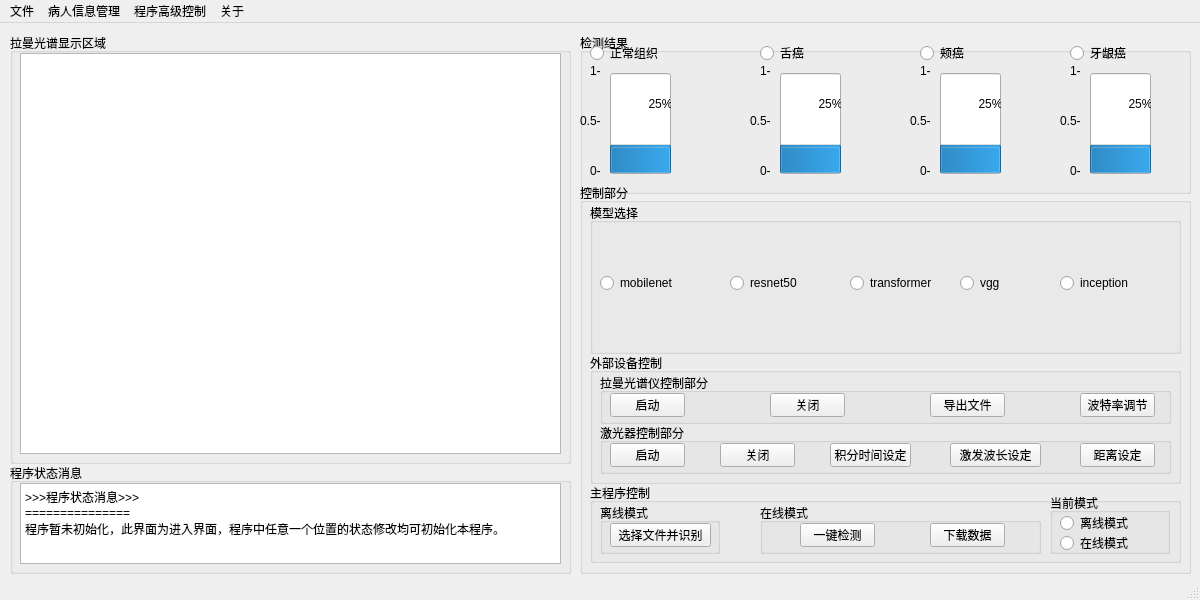
<?xml version="1.0" encoding="UTF-8"?>
<ui version="4.0">
 <class>MainWindow</class>
 <widget class="QMainWindow" name="MainWindow">
  <property name="geometry">
   <rect>
    <x>0</x>
    <y>0</y>
    <width>1200</width>
    <height>600</height>
   </rect>
  </property>
  <property name="minimumSize">
   <size>
    <width>1200</width>
    <height>600</height>
   </size>
  </property>
  <property name="maximumSize">
   <size>
    <width>1200</width>
    <height>600</height>
   </size>
  </property>
  <property name="windowTitle">
   <string>MainWindow</string>
  </property>
  <widget class="QWidget" name="centralwidget">
   <widget class="QGroupBox" name="groupBox">
    <property name="geometry">
     <rect>
      <x>10</x>
      <y>10</y>
      <width>561</width>
      <height>431</height>
     </rect>
    </property>
    <property name="title">
     <string>拉曼光谱显示区域</string>
    </property>
    <widget class="QGraphicsView" name="graphicsView">
     <property name="geometry">
      <rect>
       <x>10</x>
       <y>20</y>
       <width>541</width>
       <height>401</height>
      </rect>
     </property>
    </widget>
   </widget>
   <widget class="QGroupBox" name="groupBox_2">
    <property name="geometry">
     <rect>
      <x>580</x>
      <y>10</y>
      <width>611</width>
      <height>161</height>
     </rect>
    </property>
    <property name="title">
     <string>检测结果</string>
    </property>
    <widget class="QRadioButton" name="radioButton">
     <property name="geometry">
      <rect>
       <x>10</x>
       <y>10</y>
       <width>95</width>
       <height>20</height>
      </rect>
     </property>
     <property name="text">
      <string>正常组织</string>
     </property>
    </widget>
    <widget class="QRadioButton" name="radioButton_2">
     <property name="geometry">
      <rect>
       <x>180</x>
       <y>10</y>
       <width>95</width>
       <height>20</height>
      </rect>
     </property>
     <property name="text">
      <string>舌癌</string>
     </property>
    </widget>
    <widget class="QRadioButton" name="radioButton_3">
     <property name="geometry">
      <rect>
       <x>340</x>
       <y>10</y>
       <width>95</width>
       <height>20</height>
      </rect>
     </property>
     <property name="text">
      <string>颊癌</string>
     </property>
    </widget>
    <widget class="QRadioButton" name="radioButton_4">
     <property name="geometry">
      <rect>
       <x>490</x>
       <y>10</y>
       <width>95</width>
       <height>20</height>
      </rect>
     </property>
     <property name="text">
      <string>牙龈癌</string>
     </property>
    </widget>
    <widget class="QProgressBar" name="progressBar">
     <property name="geometry">
      <rect>
       <x>30</x>
       <y>40</y>
       <width>61</width>
       <height>101</height>
      </rect>
     </property>
     <property name="value">
      <number>25</number>
     </property>
     <property name="alignment">
      <set>Qt::AlignBottom|Qt::AlignJustify</set>
     </property>
     <property name="orientation">
      <enum>Qt::Vertical</enum>
     </property>
    </widget>
    <widget class="QProgressBar" name="progressBar_2">
     <property name="geometry">
      <rect>
       <x>200</x>
       <y>40</y>
       <width>61</width>
       <height>101</height>
      </rect>
     </property>
     <property name="value">
      <number>25</number>
     </property>
     <property name="orientation">
      <enum>Qt::Vertical</enum>
     </property>
    </widget>
    <widget class="QProgressBar" name="progressBar_3">
     <property name="geometry">
      <rect>
       <x>360</x>
       <y>40</y>
       <width>61</width>
       <height>101</height>
      </rect>
     </property>
     <property name="value">
      <number>25</number>
     </property>
     <property name="orientation">
      <enum>Qt::Vertical</enum>
     </property>
    </widget>
    <widget class="QProgressBar" name="progressBar_4">
     <property name="geometry">
      <rect>
       <x>510</x>
       <y>40</y>
       <width>61</width>
       <height>101</height>
      </rect>
     </property>
     <property name="value">
      <number>25</number>
     </property>
     <property name="orientation">
      <enum>Qt::Vertical</enum>
     </property>
    </widget>
    <widget class="QRadioButton" name="radioButton_21">
     <property name="geometry">
      <rect>
       <x>650</x>
       <y>20</y>
       <width>95</width>
       <height>20</height>
      </rect>
     </property>
     <property name="text">
      <string>保留</string>
     </property>
    </widget>
    <widget class="QLabel" name="label_5">
     <property name="geometry">
      <rect>
       <x>0</x>
       <y>80</y>
       <width>31</width>
       <height>16</height>
      </rect>
     </property>
     <property name="text">
      <string>0.5-</string>
     </property>
    </widget>
    <widget class="QLabel" name="label_6">
     <property name="geometry">
      <rect>
       <x>10</x>
       <y>30</y>
       <width>21</width>
       <height>16</height>
      </rect>
     </property>
     <property name="text">
      <string>1-</string>
     </property>
    </widget>
    <widget class="QLabel" name="label_7">
     <property name="geometry">
      <rect>
       <x>10</x>
       <y>130</y>
       <width>21</width>
       <height>16</height>
      </rect>
     </property>
     <property name="text">
      <string>0-</string>
     </property>
    </widget>
    <widget class="QLabel" name="label_8">
     <property name="geometry">
      <rect>
       <x>170</x>
       <y>80</y>
       <width>21</width>
       <height>16</height>
      </rect>
     </property>
     <property name="text">
      <string>0.5-</string>
     </property>
    </widget>
    <widget class="QLabel" name="label_9">
     <property name="geometry">
      <rect>
       <x>180</x>
       <y>30</y>
       <width>21</width>
       <height>16</height>
      </rect>
     </property>
     <property name="text">
      <string>1-</string>
     </property>
    </widget>
    <widget class="QLabel" name="label_10">
     <property name="geometry">
      <rect>
       <x>180</x>
       <y>130</y>
       <width>21</width>
       <height>16</height>
      </rect>
     </property>
     <property name="text">
      <string>0-</string>
     </property>
    </widget>
    <widget class="QLabel" name="label_11">
     <property name="geometry">
      <rect>
       <x>330</x>
       <y>80</y>
       <width>21</width>
       <height>16</height>
      </rect>
     </property>
     <property name="text">
      <string>0.5-</string>
     </property>
    </widget>
    <widget class="QLabel" name="label_12">
     <property name="geometry">
      <rect>
       <x>340</x>
       <y>30</y>
       <width>21</width>
       <height>16</height>
      </rect>
     </property>
     <property name="text">
      <string>1-</string>
     </property>
    </widget>
    <widget class="QLabel" name="label_13">
     <property name="geometry">
      <rect>
       <x>340</x>
       <y>130</y>
       <width>21</width>
       <height>16</height>
      </rect>
     </property>
     <property name="text">
      <string>0-</string>
     </property>
    </widget>
    <widget class="QLabel" name="label_14">
     <property name="geometry">
      <rect>
       <x>480</x>
       <y>80</y>
       <width>21</width>
       <height>16</height>
      </rect>
     </property>
     <property name="text">
      <string>0.5-</string>
     </property>
    </widget>
    <widget class="QLabel" name="label_15">
     <property name="geometry">
      <rect>
       <x>490</x>
       <y>30</y>
       <width>21</width>
       <height>16</height>
      </rect>
     </property>
     <property name="text">
      <string>1-</string>
     </property>
    </widget>
    <widget class="QLabel" name="label_16">
     <property name="geometry">
      <rect>
       <x>490</x>
       <y>130</y>
       <width>21</width>
       <height>16</height>
      </rect>
     </property>
     <property name="text">
      <string>0-</string>
     </property>
    </widget>
   </widget>
   <widget class="QGroupBox" name="groupBox_3">
    <property name="geometry">
     <rect>
      <x>580</x>
      <y>160</y>
      <width>611</width>
      <height>391</height>
     </rect>
    </property>
    <property name="title">
     <string>控制部分</string>
    </property>
    <widget class="QGroupBox" name="groupBox_4">
     <property name="geometry">
      <rect>
       <x>10</x>
       <y>20</y>
       <width>591</width>
       <height>151</height>
      </rect>
     </property>
     <property name="title">
      <string>模型选择</string>
     </property>
     <widget class="QRadioButton" name="radioButton_5">
      <property name="geometry">
       <rect>
        <x>790</x>
        <y>20</y>
        <width>95</width>
        <height>20</height>
       </rect>
      </property>
      <property name="text">
       <string>AlexNet</string>
      </property>
     </widget>
     <widget class="QRadioButton" name="radioButton_6">
      <property name="geometry">
       <rect>
        <x>710</x>
        <y>20</y>
        <width>95</width>
        <height>20</height>
       </rect>
      </property>
      <property name="text">
       <string>DenseNet</string>
      </property>
     </widget>
     <widget class="QRadioButton" name="radioButton_7">
      <property name="geometry">
       <rect>
        <x>630</x>
        <y>20</y>
        <width>95</width>
        <height>20</height>
       </rect>
      </property>
      <property name="text">
       <string>EfficientNet</string>
      </property>
     </widget>
     <widget class="QRadioButton" name="radioButton_8">
      <property name="geometry">
       <rect>
        <x>790</x>
        <y>70</y>
        <width>95</width>
        <height>20</height>
       </rect>
      </property>
      <property name="text">
       <string>MobileNet</string>
      </property>
     </widget>
     <widget class="QRadioButton" name="radioButton_9">
      <property name="geometry">
       <rect>
        <x>710</x>
        <y>110</y>
        <width>95</width>
        <height>20</height>
       </rect>
      </property>
      <property name="text">
       <string>GhostNet</string>
      </property>
     </widget>
     <widget class="QRadioButton" name="radioButton_10">
      <property name="geometry">
       <rect>
        <x>630</x>
        <y>50</y>
        <width>95</width>
        <height>20</height>
       </rect>
      </property>
      <property name="text">
       <string>Inception</string>
      </property>
     </widget>
     <widget class="QRadioButton" name="radioButton_11">
      <property name="geometry">
       <rect>
        <x>710</x>
        <y>50</y>
        <width>95</width>
        <height>20</height>
       </rect>
      </property>
      <property name="text">
       <string>SqueezeNet</string>
      </property>
     </widget>
     <widget class="QRadioButton" name="radioButton_12">
      <property name="geometry">
       <rect>
        <x>710</x>
        <y>70</y>
        <width>95</width>
        <height>20</height>
       </rect>
      </property>
      <property name="text">
       <string>ResNet</string>
      </property>
     </widget>
     <widget class="QRadioButton" name="radioButton_13">
      <property name="geometry">
       <rect>
        <x>630</x>
        <y>70</y>
        <width>95</width>
        <height>20</height>
       </rect>
      </property>
      <property name="text">
       <string>ShuffleNet</string>
      </property>
     </widget>
     <widget class="QRadioButton" name="radioButton_14">
      <property name="geometry">
       <rect>
        <x>790</x>
        <y>110</y>
        <width>95</width>
        <height>20</height>
       </rect>
      </property>
      <property name="text">
       <string>PCA+LDA</string>
      </property>
     </widget>
     <widget class="QRadioButton" name="radioButton_15">
      <property name="geometry">
       <rect>
        <x>790</x>
        <y>50</y>
        <width>95</width>
        <height>20</height>
       </rect>
      </property>
      <property name="text">
       <string>Transformer</string>
      </property>
     </widget>
     <widget class="QRadioButton" name="radioButton_16">
      <property name="geometry">
       <rect>
        <x>790</x>
        <y>90</y>
        <width>95</width>
        <height>20</height>
       </rect>
      </property>
      <property name="text">
       <string>VggNet</string>
      </property>
     </widget>
     <widget class="QRadioButton" name="radioButton_17">
      <property name="geometry">
       <rect>
        <x>710</x>
        <y>90</y>
        <width>95</width>
        <height>20</height>
       </rect>
      </property>
      <property name="text">
       <string>RexNeXt</string>
      </property>
     </widget>
     <widget class="QRadioButton" name="radioButton_18">
      <property name="geometry">
       <rect>
        <x>630</x>
        <y>90</y>
        <width>95</width>
        <height>20</height>
       </rect>
      </property>
      <property name="text">
       <string>PCA+SVM</string>
      </property>
     </widget>
     <widget class="QRadioButton" name="radioButton_22">
      <property name="geometry">
       <rect>
        <x>10</x>
        <y>70</y>
        <width>95</width>
        <height>20</height>
       </rect>
      </property>
      <property name="text">
       <string>mobilenet</string>
      </property>
     </widget>
     <widget class="QRadioButton" name="radioButton_23">
      <property name="geometry">
       <rect>
        <x>140</x>
        <y>70</y>
        <width>95</width>
        <height>20</height>
       </rect>
      </property>
      <property name="text">
       <string>resnet50</string>
      </property>
     </widget>
     <widget class="QRadioButton" name="radioButton_24">
      <property name="geometry">
       <rect>
        <x>260</x>
        <y>70</y>
        <width>95</width>
        <height>20</height>
       </rect>
      </property>
      <property name="text">
       <string>transformer</string>
      </property>
     </widget>
     <widget class="QRadioButton" name="radioButton_25">
      <property name="geometry">
       <rect>
        <x>370</x>
        <y>70</y>
        <width>95</width>
        <height>20</height>
       </rect>
      </property>
      <property name="text">
       <string>vgg</string>
      </property>
     </widget>
     <widget class="QRadioButton" name="radioButton_26">
      <property name="geometry">
       <rect>
        <x>470</x>
        <y>70</y>
        <width>95</width>
        <height>20</height>
       </rect>
      </property>
      <property name="text">
       <string>inception</string>
      </property>
     </widget>
    </widget>
    <widget class="QGroupBox" name="groupBox_5">
     <property name="geometry">
      <rect>
       <x>10</x>
       <y>170</y>
       <width>591</width>
       <height>131</height>
      </rect>
     </property>
     <property name="title">
      <string>外部设备控制</string>
     </property>
     <widget class="QGroupBox" name="groupBox_6">
      <property name="geometry">
       <rect>
        <x>10</x>
        <y>20</y>
        <width>571</width>
        <height>51</height>
       </rect>
      </property>
      <property name="title">
       <string>拉曼光谱仪控制部分</string>
      </property>
      <widget class="QPushButton" name="pushButton_2">
       <property name="geometry">
        <rect>
         <x>10</x>
         <y>20</y>
         <width>75</width>
         <height>24</height>
        </rect>
       </property>
       <property name="text">
        <string>启动</string>
       </property>
      </widget>
      <widget class="QPushButton" name="pushButton_3">
       <property name="geometry">
        <rect>
         <x>170</x>
         <y>20</y>
         <width>75</width>
         <height>24</height>
        </rect>
       </property>
       <property name="text">
        <string>关闭</string>
       </property>
      </widget>
      <widget class="QPushButton" name="pushButton_4">
       <property name="geometry">
        <rect>
         <x>330</x>
         <y>20</y>
         <width>75</width>
         <height>24</height>
        </rect>
       </property>
       <property name="text">
        <string>导出文件</string>
       </property>
      </widget>
      <widget class="QPushButton" name="pushButton_7">
       <property name="geometry">
        <rect>
         <x>480</x>
         <y>20</y>
         <width>75</width>
         <height>24</height>
        </rect>
       </property>
       <property name="text">
        <string>波特率调节</string>
       </property>
      </widget>
     </widget>
     <widget class="QGroupBox" name="groupBox_7">
      <property name="geometry">
       <rect>
        <x>10</x>
        <y>70</y>
        <width>571</width>
        <height>51</height>
       </rect>
      </property>
      <property name="title">
       <string>激光器控制部分</string>
      </property>
      <widget class="QPushButton" name="pushButton_5">
       <property name="geometry">
        <rect>
         <x>10</x>
         <y>20</y>
         <width>75</width>
         <height>24</height>
        </rect>
       </property>
       <property name="text">
        <string>启动</string>
       </property>
      </widget>
      <widget class="QPushButton" name="pushButton_6">
       <property name="geometry">
        <rect>
         <x>120</x>
         <y>20</y>
         <width>75</width>
         <height>24</height>
        </rect>
       </property>
       <property name="text">
        <string>关闭</string>
       </property>
      </widget>
      <widget class="QPushButton" name="pushButton_8">
       <property name="geometry">
        <rect>
         <x>230</x>
         <y>20</y>
         <width>81</width>
         <height>24</height>
        </rect>
       </property>
       <property name="text">
        <string>积分时间设定</string>
       </property>
      </widget>
      <widget class="QPushButton" name="pushButton_9">
       <property name="geometry">
        <rect>
         <x>350</x>
         <y>20</y>
         <width>91</width>
         <height>24</height>
        </rect>
       </property>
       <property name="text">
        <string>激发波长设定</string>
       </property>
      </widget>
      <widget class="QPushButton" name="pushButton_10">
       <property name="geometry">
        <rect>
         <x>480</x>
         <y>20</y>
         <width>75</width>
         <height>24</height>
        </rect>
       </property>
       <property name="text">
        <string>距离设定</string>
       </property>
      </widget>
     </widget>
    </widget>
    <widget class="QGroupBox" name="groupBox_8">
     <property name="geometry">
      <rect>
       <x>10</x>
       <y>300</y>
       <width>591</width>
       <height>80</height>
      </rect>
     </property>
     <property name="title">
      <string>主程序控制</string>
     </property>
     <widget class="QGroupBox" name="groupBox_9">
      <property name="geometry">
       <rect>
        <x>460</x>
        <y>10</y>
        <width>120</width>
        <height>61</height>
       </rect>
      </property>
      <property name="title">
       <string>当前模式</string>
      </property>
      <widget class="QRadioButton" name="radioButton_19">
       <property name="geometry">
        <rect>
         <x>10</x>
         <y>20</y>
         <width>95</width>
         <height>20</height>
        </rect>
       </property>
       <property name="text">
        <string>离线模式</string>
       </property>
      </widget>
      <widget class="QRadioButton" name="radioButton_20">
       <property name="geometry">
        <rect>
         <x>10</x>
         <y>40</y>
         <width>95</width>
         <height>20</height>
        </rect>
       </property>
       <property name="text">
        <string>在线模式</string>
       </property>
      </widget>
     </widget>
     <widget class="QGroupBox" name="groupBox_10">
      <property name="geometry">
       <rect>
        <x>10</x>
        <y>20</y>
        <width>120</width>
        <height>51</height>
       </rect>
      </property>
      <property name="title">
       <string>离线模式</string>
      </property>
      <widget class="QPushButton" name="pushButton_11">
       <property name="geometry">
        <rect>
         <x>10</x>
         <y>20</y>
         <width>101</width>
         <height>24</height>
        </rect>
       </property>
       <property name="text">
        <string>选择文件并识别</string>
       </property>
      </widget>
     </widget>
     <widget class="QGroupBox" name="groupBox_11">
      <property name="geometry">
       <rect>
        <x>170</x>
        <y>20</y>
        <width>281</width>
        <height>51</height>
       </rect>
      </property>
      <property name="title">
       <string>在线模式</string>
      </property>
      <widget class="QPushButton" name="pushButton_12">
       <property name="geometry">
        <rect>
         <x>40</x>
         <y>20</y>
         <width>75</width>
         <height>24</height>
        </rect>
       </property>
       <property name="text">
        <string>一键检测</string>
       </property>
      </widget>
      <widget class="QPushButton" name="pushButton_13">
       <property name="geometry">
        <rect>
         <x>170</x>
         <y>20</y>
         <width>75</width>
         <height>24</height>
        </rect>
       </property>
       <property name="text">
        <string>下载数据</string>
       </property>
      </widget>
     </widget>
    </widget>
   </widget>
   <widget class="QGroupBox" name="groupBox_12">
    <property name="geometry">
     <rect>
      <x>10</x>
      <y>440</y>
      <width>561</width>
      <height>111</height>
     </rect>
    </property>
    <property name="title">
     <string>程序状态消息</string>
    </property>
    <widget class="QTextBrowser" name="textBrowser">
     <property name="geometry">
      <rect>
       <x>10</x>
       <y>20</y>
       <width>541</width>
       <height>81</height>
      </rect>
     </property>
     <property name="html">
      <string>&lt;!DOCTYPE HTML PUBLIC &quot;-//W3C//DTD HTML 4.0//EN&quot; &quot;http://www.w3.org/TR/REC-html40/strict.dtd&quot;&gt;
&lt;html&gt;&lt;head&gt;&lt;meta name=&quot;qrichtext&quot; content=&quot;1&quot; /&gt;&lt;meta charset=&quot;utf-8&quot; /&gt;&lt;style type=&quot;text/css&quot;&gt;
p, li { white-space: pre-wrap; }
&lt;/style&gt;&lt;/head&gt;&lt;body style=&quot; font-family:'Microsoft YaHei UI'; font-size:9pt; font-weight:400; font-style:normal;&quot;&gt;
&lt;p style=&quot; margin-top:0px; margin-bottom:0px; margin-left:0px; margin-right:0px; -qt-block-indent:0; text-indent:0px;&quot;&gt;&amp;gt;&amp;gt;&amp;gt;程序状态消息&amp;gt;&amp;gt;&amp;gt;&lt;/p&gt;
&lt;p style=&quot; margin-top:0px; margin-bottom:0px; margin-left:0px; margin-right:0px; -qt-block-indent:0; text-indent:0px;&quot;&gt;===============&lt;/p&gt;
&lt;p style=&quot; margin-top:0px; margin-bottom:0px; margin-left:0px; margin-right:0px; -qt-block-indent:0; text-indent:0px;&quot;&gt;程序暂未初始化，此界面为进入界面，程序中任意一个位置的状态修改均可初始化本程序。&lt;/p&gt;&lt;/body&gt;&lt;/html&gt;</string>
     </property>
    </widget>
   </widget>
  </widget>
  <widget class="QMenuBar" name="menubar">
   <property name="geometry">
    <rect>
     <x>0</x>
     <y>0</y>
     <width>1200</width>
     <height>22</height>
    </rect>
   </property>
   <widget class="QMenu" name="menu">
    <property name="title">
     <string>文件</string>
    </property>
    <addaction name="action_save_data_normal"/>
    <addaction name="action_save_all_data"/>
    <addaction name="separator"/>
    <addaction name="action_input_file"/>
   </widget>
   <widget class="QMenu" name="menu_2">
    <property name="title">
     <string>病人信息管理</string>
    </property>
    <addaction name="action_input_information"/>
    <addaction name="action_show_information"/>
   </widget>
   <widget class="QMenu" name="menu_3">
    <property name="title">
     <string>程序高级控制</string>
    </property>
    <addaction name="action_show_status_program"/>
    <addaction name="separator"/>
    <addaction name="action_clear_window"/>
    <addaction name="action_self_check"/>
    <addaction name="separator"/>
    <addaction name="action_exit"/>
   </widget>
   <widget class="QMenu" name="menu_4">
    <property name="title">
     <string>关于</string>
    </property>
    <addaction name="action_program_information"/>
    <addaction name="action_visit_website"/>
   </widget>
   <addaction name="menu"/>
   <addaction name="menu_2"/>
   <addaction name="menu_3"/>
   <addaction name="menu_4"/>
  </widget>
  <widget class="QStatusBar" name="statusbar"/>
  <action name="action_save_data_normal">
   <property name="text">
    <string>导出数据</string>
   </property>
   <property name="toolTip">
    <string>导出数据</string>
   </property>
  </action>
  <action name="action_save_all_data">
   <property name="text">
    <string>导出文件所有信息</string>
   </property>
   <property name="toolTip">
    <string>导出文件所有信息</string>
   </property>
  </action>
  <action name="action_input_file">
   <property name="text">
    <string>导入文件</string>
   </property>
   <property name="toolTip">
    <string>导入文件</string>
   </property>
  </action>
  <action name="action_input_information">
   <property name="text">
    <string>导入病人信息</string>
   </property>
   <property name="toolTip">
    <string>导入病人信息</string>
   </property>
  </action>
  <action name="action_show_information">
   <property name="text">
    <string>显示病人信息</string>
   </property>
   <property name="toolTip">
    <string>显示病人信息</string>
   </property>
  </action>
  <action name="action_show_status_program">
   <property name="text">
    <string>显示目前程序参数状态</string>
   </property>
  </action>
  <action name="action_clear_window">
   <property name="text">
    <string>程序屏幕状态清除</string>
   </property>
   <property name="toolTip">
    <string>程序屏幕状态清除</string>
   </property>
  </action>
  <action name="action_exit">
   <property name="text">
    <string>退出</string>
   </property>
   <property name="toolTip">
    <string>退出</string>
   </property>
  </action>
  <action name="action_self_check">
   <property name="text">
    <string>程序功能自检</string>
   </property>
  </action>
  <action name="action_program_information">
   <property name="text">
    <string>程序信息</string>
   </property>
  </action>
  <action name="action_visit_website">
   <property name="text">
    <string>程序官网</string>
   </property>
  </action>
 </widget>
 <resources/>
 <connections/>
</ui>
